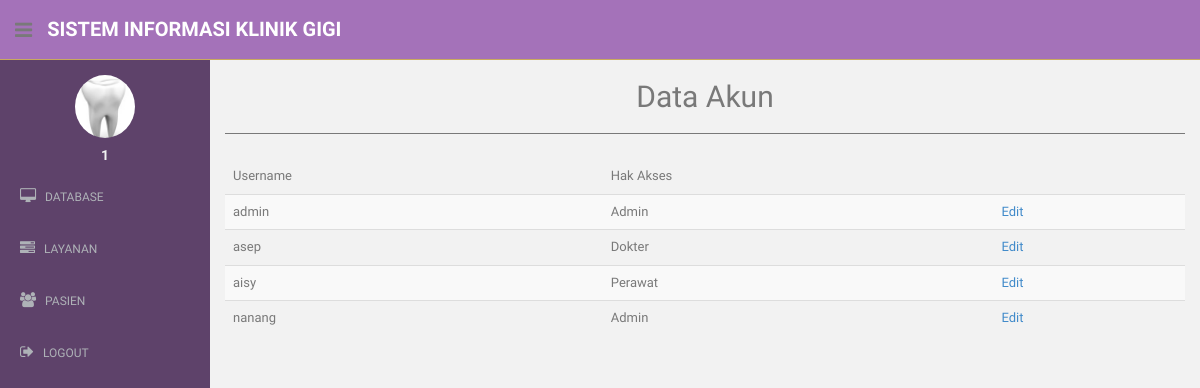
Before: /admin/akun.php (signed in) with the older database file.
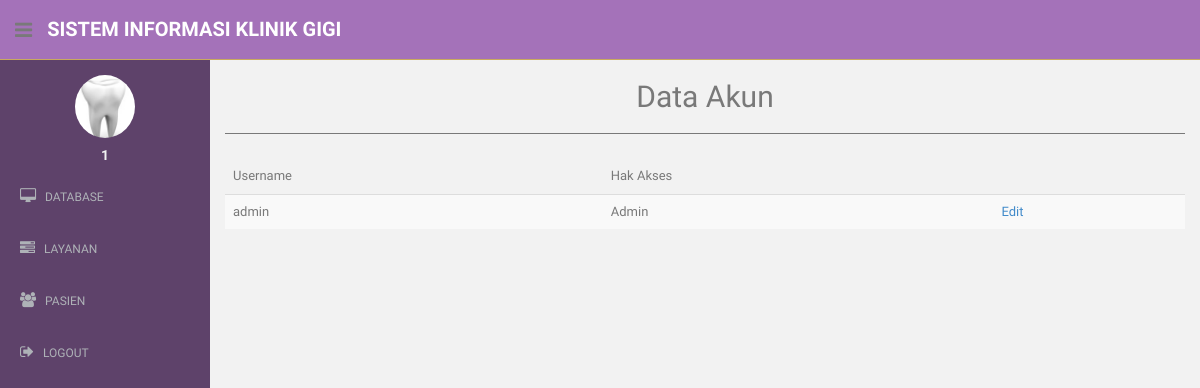
After: the same page with the newer database file.
### tables this page shows
CREATE TABLE `user_klinik` (
  `id_user_klinik` int(11) NOT NULL,
  `username` varchar(12) NOT NULL,
  `password` text NOT NULL,
  `jenis_user` int(11) NOT NULL
);

### admin/akun.php (the view, shortened to what this page needs)
<?php
  include "../connection/connect.php";
  $dataAkun = $conn->query("SELECT * FROM user_klinik");
?>
<!DOCTYPE html>
<html lang="en">
  <head>
    <link href="../assets/css/bootstrap.css" rel="stylesheet">
    <link href="../assets/font-awesome/css/font-awesome.css" rel="stylesheet" />
    <link href="../assets/css/style.css" rel="stylesheet">
    <link href="../assets/css/style-responsive.css" rel="stylesheet">
    <link href="../assets/css/dataTables.bootstrap.min.css" rel="stylesheet">
  </head>
  <body>
  <section id="container" >
      <header class="header purple1-bg">
              <div class="sidebar-toggle-box">
                  <div class="fa fa-bars tooltips" data-placement="right" data-original-title="Toggle Navigation"></div>
              </div>
            <a href="index.php" class="logo"><b>Sistem Informasi Klinik Gigi</b></a>
        </header>
      <aside>
          <div id="sidebar"  class="nav-collapse ">
              <ul class="sidebar-menu" id="nav-accordion">
              	  <p class="centered"><a href="profile.html"><img src="../assets/img/ui-sam.jpg" class="img-circle" width="60"></a></p>
              	  <h5 class="centered"><?php echo $_SESSION['uid']?></h5>
                  <li class="sub-menu">
                      <a href="javascript:;" >
                          <i class="fa fa-desktop"></i>
                          <span>DATABASE</span>
                      </a>
                  </li>
                  <li class="sub-menu">
                      <a href="javascript:;" >
                          <i class="fa fa-tasks"></i>
                          <span>LAYANAN</span>
                      </a>
                  </li>
                  <li class="sub-menu">
                      <a href="javascript:;" >
                          <i class="fa fa-users"></i>
                          <span>PASIEN</span>
                      </a>
                  </li>
                  <li class="sub-menu">
                      <a href="../process/logout.php" >
                          <i class="fa fa-sign-out"></i>
                          <span>LOGOUT</span>
                      </a>
                  </li>
              </ul>
          </div>
      </aside>
      <section id="main-content">
          <section class="wrapper">
          	<h2><center>Data Akun</center></h2>
            <hr>
          	<div class="row mt">
          		<div class="col-lg-12">
          		<table class="table table-striped table-advance table-hover col-lg-12">
              <thead>
                <td>Username</td>
                <td>Hak Akses</td>
              </thead>
              <tbody>
                <?php
                while($akun = $dataAkun->fetch_assoc()){
                  echo "
                    <tr>
                      <td>
                        $akun[username]
                      </td>
                      <td>
                  ";
                  switch ($akun['jenis_user']) {
                    case 1:
                      echo "Admin";
                      break;
                    case 2:
                      echo "Dokter";
                      break;
                    case 3:
                      echo "Perawat";
                      break;
                  }
                  echo "
                      </td>
                      <td>
                        <a href=\"edit_akun.php?id_akun=$akun[id_user_klinik]\">Edit</a>
                      </td>
                    </tr>
                  ";
                }
                ?>
              </tbody>
              </table>
          		</div>
          	</div>
		      </section>
      </section>
  </section>
  </body>
</html>

Changed rows visible on the page:
removed user_klinik: username "asep", jenis_user "Dokter"
removed user_klinik: username "aisy", jenis_user "Perawat"
removed user_klinik: username "nanang", jenis_user "Admin"
